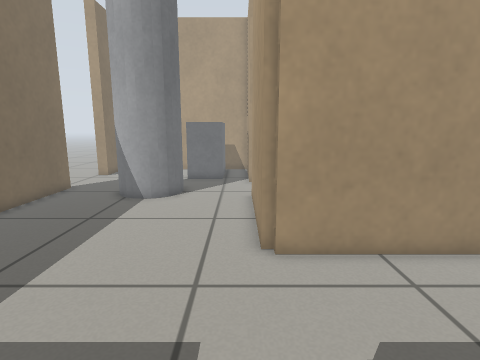
view 1 (above)

20 first-person views from a walk through a Gazebo world. The camera is 0.7 m above the floor, tilts 10° down and sees 80° across. The floor is counted in squares, 0.2 m on a side. Each view is taken from the middle of a square. On the plan, view 1 faces up. The plan holds only what a view shows up to about 20 squares ahead; the rest is blank.

view 2
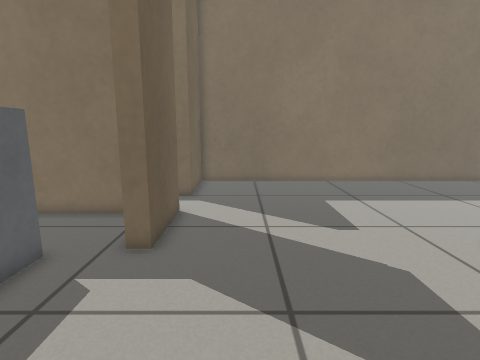

view 3
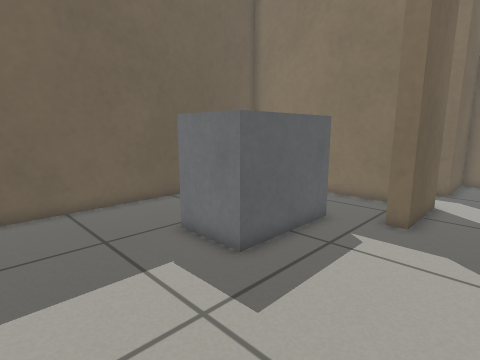

view 4
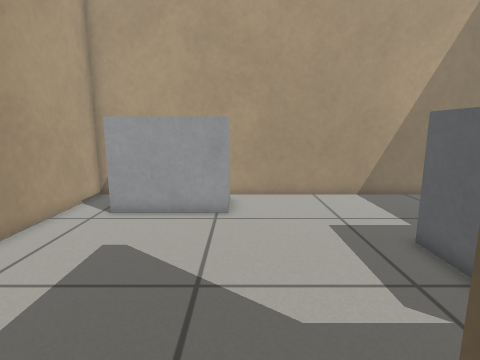

view 5
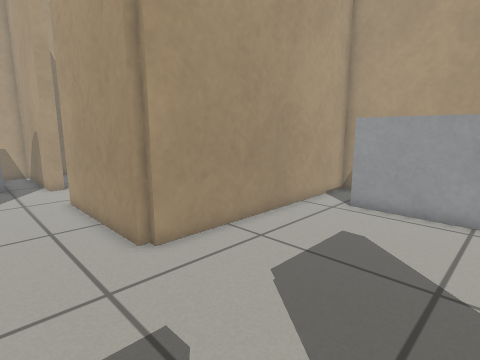

view 6
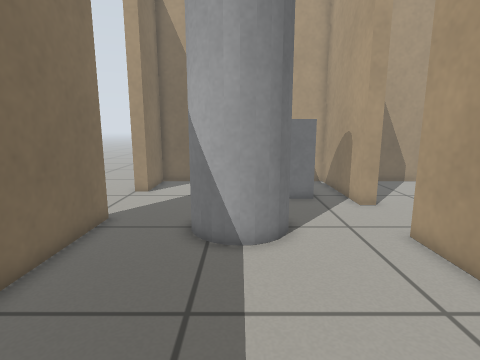

view 7
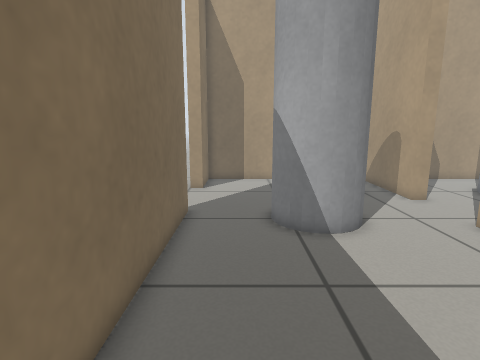

view 8
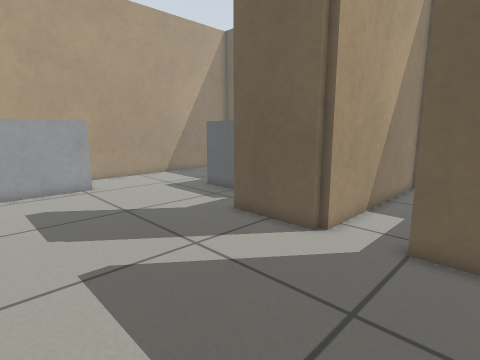

view 9
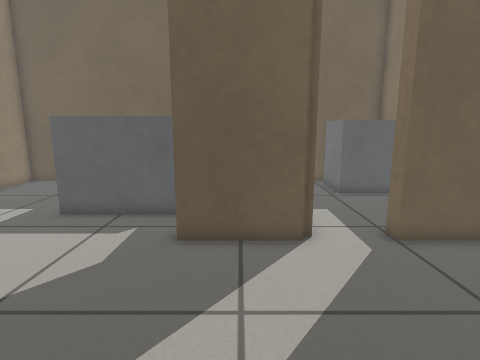

view 10
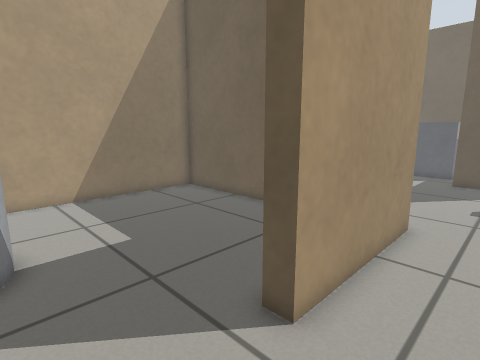

view 11
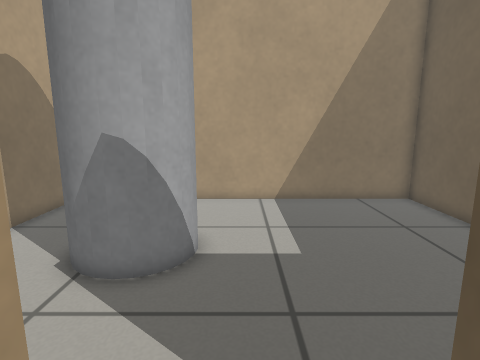

view 12
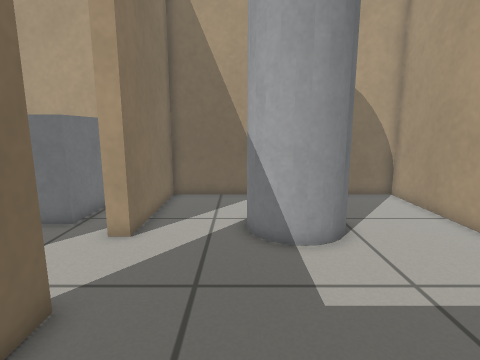

view 13
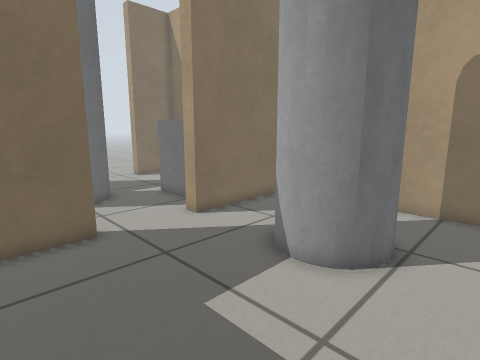

view 14
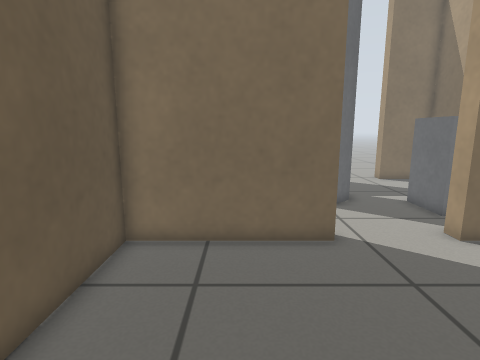

view 15
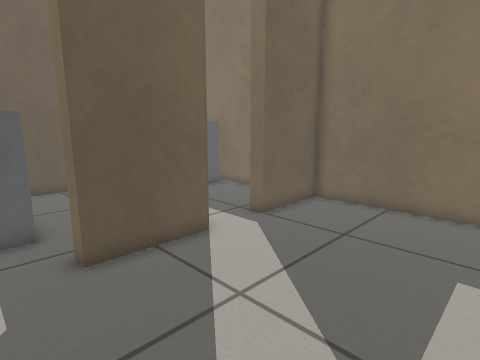

view 16
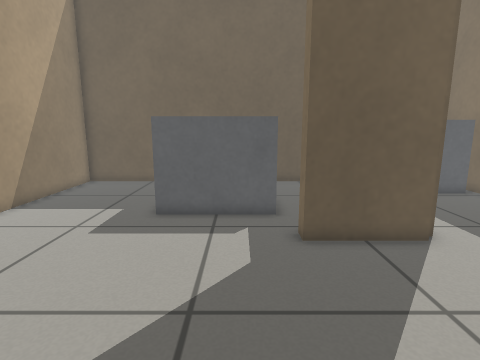

view 17
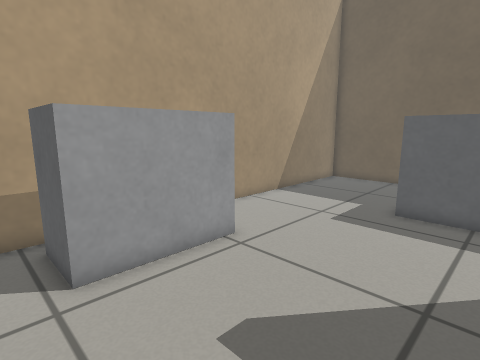

view 18
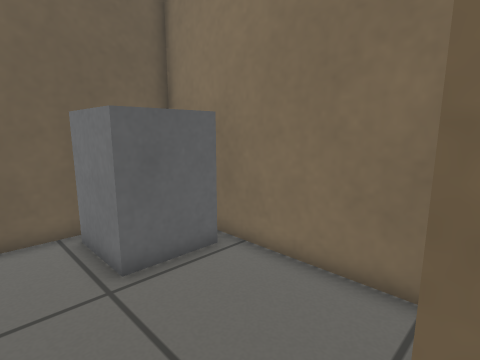

view 19
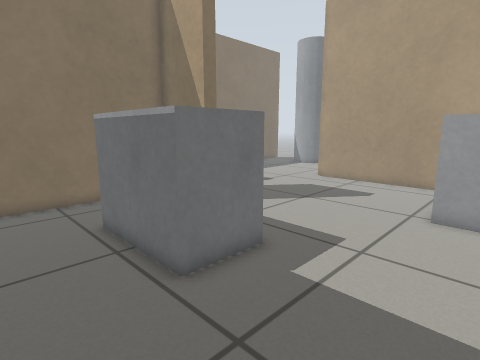

view 20
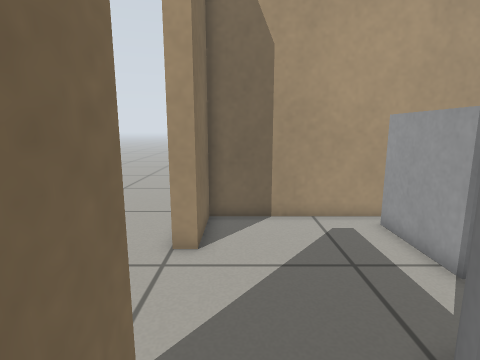

### Floor plan
Key: @ floor where view 1 was taken; # wall or solid block; . floor; B grey box; P pillar.
Columns run from 12 left of view 1 to 13 right of it. Each row starts with its distance up from view 1.
 25   ########################
 24 . #.....B   .#...........#
 23 . #.....B  B.#...........#
 22 .##.....B  B.#..... .....#
 21 ........B  B.#....P  ....#
 20 .........BB..#...P   P...#
 19  .................P P....#
 18  ......P...........P.....#
 17   #...P P................#
 16   #..P   P...............#
 15   #...P P....#...........#
 14   #....P.....#...........#
 13   #..........#...........#
 12   #..........#...........#
 11   #..........#...........#
 10   #..........#...........#
  9   #..........#...........#
  8   #..........#############
  7   #......................#
  6   #......................#
  5   #...................BBB#
  4   #...................B  #
  3   #...................B  #
  2   #...................B  #
  1   #...................BBB#
  0   #.........@............#
 -1   #......................#
 -2   #......................#
 -3   ####...####............#
 -4   #......#...............#
 -5   #......#...............#
 -6   #......#....BBBBB......#
 -7   #......#....    B......#
 -8   #......#....BBBBB......#
 -9   #......#...............#
-10   #BBB...#...............#
-11   #  B...#...............#
-12   #  B...#...  ..........#
-13   ########################

Positions as (right, up) in squares from view 1, and headings:
1: (0, 0), facing up
2: (9, 0), facing left
3: (12, 0), facing down-left
4: (-2, 0), facing right
5: (-3, 0), facing up-right
6: (-5, 6), facing up
7: (-8, 5), facing up
8: (-8, 6), facing down-right
9: (-1, 6), facing down
10: (-2, 19), facing down-right
11: (-1, 17), facing right
12: (5, 10), facing up
13: (11, 12), facing up-left
14: (10, 12), facing left
15: (3, 5), facing down-left
16: (3, 6), facing down
17: (3, 7), facing down-right
18: (-4, -3), facing down-left
19: (12, -12), facing up-left
20: (-9, 14), facing up
